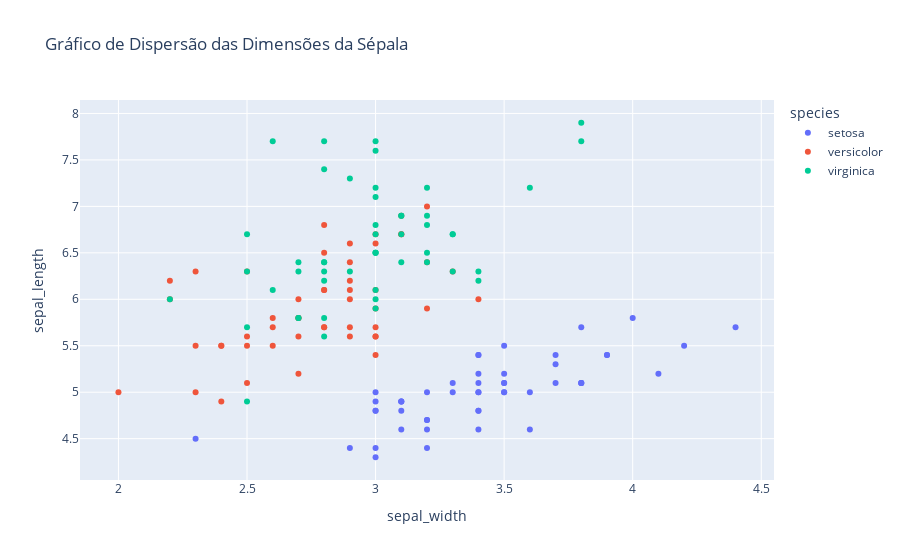

The notebook cell saved with this chart:
### Markdown cell above
**Criando Gráficos Interativos**

Vamos explorar como criar alguns tipos básicos de gráficos interativos com Plotly. Para isso, utilizaremos a biblioteca plotly.express, que facilita a criação de gráficos com menos código.

**Gráfico de Dispersão**

Um gráfico de dispersão é útil para visualizar a relação entre duas variáveis.

### Code cell
import plotly.express as px

# Dataset exemplo
df = px.data.iris()

# Criando o gráfico de dispersão
fig = px.scatter(df, x='sepal_width', y='sepal_length', color='species',
                 title='Gráfico de Dispersão das Dimensões da Sépala')
fig.show()

### Figure 1 — Plotly figure (JSON) as saved in the notebook; plotly's stock layout.template omitted (floating-point values rounded to 4 significant figures)
{"data": [{"hovertemplate": "species=setosa<br>sepal_width=%{x}<br>sepal_length=%{y}<extra></extra>", "legendgroup": "setosa", "marker": {"color": "#636efa", "symbol": "circle"}, "mode": "markers", "name": "setosa", "orientation": "v", "showlegend": true, "type": "scatter", "x": [3.5, 3, 3.2, 3.1, 3.6, 3.9, 3.4, 3.4, 2.9, 3.1, 3.7, 3.4, 3, 3, 4, 4.4, 3.9, 3.5, 3.8, 3.8, 3.4, 3.7, 3.6, 3.3, 3.4, 3, 3.4, 3.5, 3.4, 3.2, 3.1, 3.4, 4.1, 4.2, 3.1, 3.2, 3.5, 3.1, 3, 3.4, 3.5, 2.3, 3.2, 3.5, 3.8, 3, 3.8, 3.2, 3.7, 3.3], "xaxis": "x", "y": [5.1, 4.9, 4.7, 4.6, 5, 5.4, 4.6, 5, 4.4, 4.9, 5.4, 4.8, 4.8, 4.3, 5.8, 5.7, 5.4, 5.1, 5.7, 5.1, 5.4, 5.1, 4.6, 5.1, 4.8, 5, 5, 5.2, 5.2, 4.7, 4.8, 5.4, 5.2, 5.5, 4.9, 5, 5.5, 4.9, 4.4, 5.1, 5, 4.5, 4.4, 5, 5.1, 4.8, 5.1, 4.6, 5.3, 5], "yaxis": "y"}, {"hovertemplate": "species=versicolor<br>sepal_width=%{x}<br>sepal_length=%{y}<extra></extra>", "legendgroup": "versicolor", "marker": {"color": "#EF553B", "symbol": "circle"}, "mode": "markers", "name": "versicolor", "orientation": "v", "showlegend": true, "type": "scatter", "x": [3.2, 3.2, 3.1, 2.3, 2.8, 2.8, 3.3, 2.4, 2.9, 2.7, 2, 3, 2.2, 2.9, 2.9, 3.1, 3, 2.7, 2.2, 2.5, 3.2, 2.8, 2.5, 2.8, 2.9, 3, 2.8, 3, 2.9, 2.6, 2.4, 2.4, 2.7, 2.7, 3, 3.4, 3.1, 2.3, 3, 2.5, 2.6, 3, 2.6, 2.3, 2.7, 3, 2.9, 2.9, 2.5, 2.8], "xaxis": "x", "y": [7, 6.4, 6.9, 5.5, 6.5, 5.7, 6.3, 4.9, 6.6, 5.2, 5, 5.9, 6, 6.1, 5.6, 6.7, 5.6, 5.8, 6.2, 5.6, 5.9, 6.1, 6.3, 6.1, 6.4, 6.6, 6.8, 6.7, 6, 5.7, 5.5, 5.5, 5.8, 6, 5.4, 6, 6.7, 6.3, 5.6, 5.5, 5.5, 6.1, 5.8, 5, 5.6, 5.7, 5.7, 6.2, 5.1, 5.7], "yaxis": "y"}, {"hovertemplate": "species=virginica<br>sepal_width=%{x}<br>sepal_length=%{y}<extra></extra>", "legendgroup": "virginica", "marker": {"color": "#00cc96", "symbol": "circle"}, "mode": "markers", "name": "virginica", "orientation": "v", "showlegend": true, "type": "scatter", "x": [3.3, 2.7, 3, 2.9, 3, 3, 2.5, 2.9, 2.5, 3.6, 3.2, 2.7, 3, 2.5, 2.8, 3.2, 3, 3.8, 2.6, 2.2, 3.2, 2.8, 2.8, 2.7, 3.3, 3.2, 2.8, 3, 2.8, 3, 2.8, 3.8, 2.8, 2.8, 2.6, 3, 3.4, 3.1, 3, 3.1, 3.1, 3.1, 2.7, 3.2, 3.3, 3, 2.5, 3, 3.4, 3], "xaxis": "x", "y": [6.3, 5.8, 7.1, 6.3, 6.5, 7.6, 4.9, 7.3, 6.7, 7.2, 6.5, 6.4, 6.8, 5.7, 5.8, 6.4, 6.5, 7.7, 7.7, 6, 6.9, 5.6, 7.7, 6.3, 6.7, 7.2, 6.2, 6.1, 6.4, 7.2, 7.4, 7.9, 6.4, 6.3, 6.1, 7.7, 6.3, 6.4, 6, 6.9, 6.7, 6.9, 5.8, 6.8, 6.7, 6.7, 6.3, 6.5, 6.2, 5.9], "yaxis": "y"}], "layout": {"legend": {"title": {"text": "species"}, "tracegroupgap": 0}, "title": {"text": "Gráfico de Dispersão das Dimensões da Sépala"}, "xaxis": {"anchor": "y", "domain": [0, 1], "title": {"text": "sepal_width"}}, "yaxis": {"anchor": "x", "domain": [0, 1], "title": {"text": "sepal_length"}}}}
